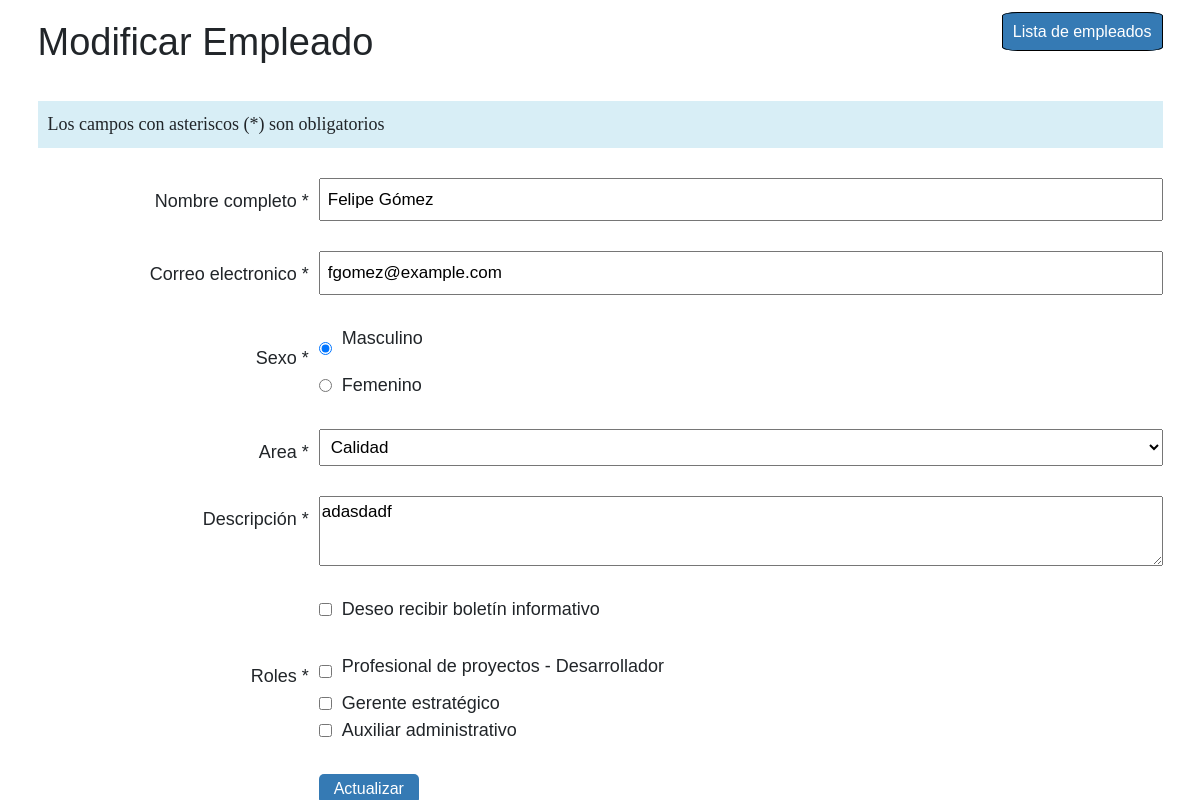
The page /propiedades/modificar.php?id=2 on the database its author committed.
### tables this page shows
CREATE TABLE `empleados` (
  `id` INT AUTO_INCREMENT NOT NULL,
  `nombre` VARCHAR(255) NOT NULL,
  `email` VARCHAR(255) NOT NULL,
  `sexo` CHAR(1) NOT NULL,
  `area_id` INT NOT NULL,
  `boletin` INT NOT NULL,
  `descripcion` TEXT NOT NULL,
  PRIMARY KEY (`id`),
  INDEX `fg_key_area_idx` (`area_id` ASC) VISIBLE,
  CONSTRAINT `fg_key_area`
    FOREIGN KEY (`area_id`)
    REFERENCES `areas` (`id`)
    ON DELETE NO ACTION
    ON UPDATE NO ACTION);

### propiedades/modificar.php (the view, shortened to what this page needs)
<?php
$db = conectarBD();
if (isset($_GET['id'])) {
    $empleado_id = $_GET['id'];
    $query = "SELECT * FROM empleados WHERE id = $empleado_id";
    $result = mysqli_query($db, $query);
    if ($result && mysqli_num_rows($result) > 0) {
        $empleado = mysqli_fetch_assoc($result);
    } else {
        echo "Empleado no encontrado";
        exit;
    }
} else {
    echo "ID de empleado no proporcionado";
    exit;
}
?>
<!DOCTYPE html>
<html lang="en">
<head>
    <link href="https://cdn.jsdelivr.net/npm/bootstrap@5.3.3/dist/css/bootstrap.min.css" rel="stylesheet">
    <link rel="stylesheet" href="/CSS/style.css">
</head>
<body>
    <div class="container">
        <div class="row">
            <div class="col"><h1>Modificar Empleado</h1></div>
            <div class="col text-end"> <a href="../tabla.php" class="enlace">Lista de empleados</a></div>
        </div>
        <div class="advertencia">
            <p>Los campos con asteriscos (*) son obligatorios</p>
        </div>
        <form method="post" action="actualizar.php">
            <div class="formulario">
                <div class="input">
                    <label for="Nombre" class="label">Nombre completo *</label>
                    <input id="Nombre" name="Nombre" type="text" placeholder="Nombre completo del empleado" class="box" value="<?php echo $empleado['nombre']; ?>">
                </div>
                <div class="input">
                    <label for="email" class="label">Correo electronico *</label>
                    <input id="email" name="email" autocomplete="off" type="email" placeholder="Correo electrónico" class="box" value="<?php echo $empleado['email']; ?>">
                </div>
                <div class="input">
                    <label class="label sex">Sexo *</label>
                    <div class="mas"><input name="sexo" id="Masculino" value="M" type="radio" <?php echo $empleado['sexo'] == 'M' ? 'checked' : ''; ?>><p>Masculino</p></div>
                    <div class="fem"><input name="sexo" id="Femenino" value="F" type="radio" <?php echo $empleado['sexo'] == 'F' ? 'checked' : ''; ?>><p>Femenino </p></div>
                </div>
                <div class="input">
                    <label for="Area" class="label">Area *</label>
                    <select class="box" name="Area" id="Area">
                        <option value="2" <?php echo $empleado['area_id'] == 2 ? 'selected' : ''; ?>>Calidad</option>
                    </select>
                </div>
                <div class="input">
                    <label for="Descripción" class="label">Descripción *</label>
                    <textarea class="textarea" name="descripcion" id="Descripción" placeholder="  Descripción de la experiencia del empleado"><?php echo $empleado['descripcion']; ?></textarea>
                </div>
                <div class="input">
                    <div class="checkbox">
                        <input id="boletin" name="boletin" value="1" type="checkbox" <?php echo $empleado['boletin'] ? 'checked' : ''; ?>><p>Deseo recibir boletín informativo</p>
                    </div>
                </div>
                <div class="input">
                    <label for="roles" class="label rol">Roles *</label>
                    <?php
                    $rolesEmpleado = [];
                    ?>
                    <div class="checkbox"><input id="rol1" name="roles[]" type="checkbox" value="1" <?php echo in_array(1, $rolesEmpleado) ? 'checked' : ''; ?>><p>Profesional de proyectos - Desarrollador</p></div>
                    <div class="checkbox"><input id="rol2" name="roles[]" type="checkbox" value="2" <?php echo in_array(2, $rolesEmpleado) ? 'checked' : ''; ?>><p> Gerente estratégico</p></div>
                    <div class="checkbox"><input id="rol3" name="roles[]" type="checkbox" value="3" <?php echo in_array(3, $rolesEmpleado) ? 'checked' : ''; ?>><p> Auxiliar administrativo</p></div>
                </div>
                <div class="input">
                    <input type="submit" value="Actualizar" class="boton" >
                </div>
            </div>
        </form>
</body>
</html>

### CSS/style.css (style rules this page uses)
html { font-size: 62.5%; box-sizing: border-box; }
*, *:before, *:after { box-sizing: inherit; }
body { font-family: 'Raleway', sans-serif; font-size: 1.6rem; }
h1 { font-size: 3.8rem; }
p { font-size: 1.8rem; margin-bottom: 0rem; padding: 0rem 0 0 1rem; }
.formulario { display: grid; row-gap: 3rem; }
.input { display: grid; grid-template-columns: 25% 75% }
.label { text-align: end; padding: 1rem 1rem 0 0; font-family: 'Franklin Gothic Medium', 'Arial Narrow', Arial, sans-serif; font-size: 1.8rem; }
.box { padding: .7rem; font-family: Arial, Helvetica, sans-serif; font-size: 1.7rem; }
.fem,.mas { grid-column: 2 / 3; display: flex; }
.sex { margin: 0; padding-top: 2rem; }
.textarea { height: 7rem; font-family: Arial, Helvetica, sans-serif; font-size: 1.7rem; }
.checkbox { grid-column: 2 / 3; display: flex; }
.boton { grid-column: 2 / 3; background-color: #357AB4; color: white; width: 10rem; height: 3rem; border-radius: .5rem; border: none; }
.advertencia { background-color: #D8EEF6; padding: 1rem 0; margin: 3rem 0rem; font-family: 'Times New Roman', Times, serif; }
.enlace { text-decoration: none; color: #fff; background-color: #357AB4; padding: 1rem; border: 1px solid #000; border-radius: 10%; }
.container { margin-top: 2rem; }

### rows shown on the page
empleados: Nombre "Felipe Gómez", email "fgomez@example.com", sexo "☑", Area "Calidad", descripcion "adasdadf"
